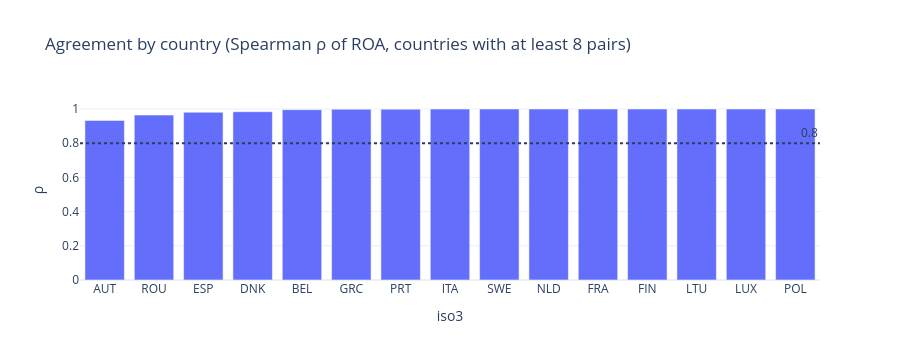

The cell this chart's notebook holds for it:
### Markdown cell above
## 3 · Primary test: agreement

### Code cell
# winsorise both at 1/99 for a robust view of agreement in levels; rank correlation is unaffected
rho, p, n = spearman(pairs.roa_pp_y, pairs.roa_e)
lo, hi = boot_ci(pairs.roa_pp_y, pairs.roa_e, n=1000)
ae = pairs["diff"].abs()
print(f"Spearman ρ = {rho:+.3f} (95% CI {lo:+.3f} to {hi:+.3f}), p = {p:.2g}, n = {n:,} company-years.")
print(f"Median difference (ESEF − Yahoo) = {pairs['diff'].median():+.2f} pp; median |difference| = {ae.median():.2f} pp; {np.mean(ae <= 1):.0%} of pairs within 1 pp, {np.mean(ae <= 3):.0%} within 3 pp.")
by_c = pairs.groupby("iso3").apply(lambda g: pd.Series({"pairs": len(g), "ρ": spearman(g.roa_pp_y, g.roa_e, 8)[0], "median diff (pp)": g["diff"].median(), "median |diff| (pp)": g["diff"].abs().median()})).query("pairs >= 8").sort_values("ρ")
fig = px.bar(by_c.reset_index(), x="iso3", y="ρ", title="Agreement by country (Spearman ρ of ROA, countries with at least 8 pairs)"); fig.add_hline(y=0.8, line_dash="dot", annotation_text="0.8"); fig.update_layout(height=360); fig.show()
by_c.round(2)

### Figure 1 — Plotly figure (JSON) as saved in the notebook; plotly's stock layout.template omitted (floating-point values rounded to 4 significant figures)
{"data": [{"hovertemplate": "iso3=%{x}<br>ρ=%{y}<extra></extra>", "legendgroup": "", "marker": {"color": "#636efa", "pattern": {"shape": ""}}, "name": "", "orientation": "v", "showlegend": false, "textposition": "auto", "type": "bar", "x": ["AUT", "ROU", "ESP", "DNK", "BEL", "GRC", "PRT", "ITA", "SWE", "NLD", "FRA", "FIN", "LTU", "LUX", "POL"], "xaxis": "x", "y": [0.9334, 0.9644, 0.9808, 0.9841, 0.996, 0.9988, 0.9992, 0.9993, 0.9997, 1.0, 1.0, 1.0, 1.0, 1.0, 1.0], "yaxis": "y"}], "layout": {"annotations": [{"showarrow": false, "text": "0.8", "x": 1, "xanchor": "right", "xref": "x domain", "y": 0.8, "yanchor": "bottom", "yref": "y"}], "barmode": "relative", "height": 360, "legend": {"tracegroupgap": 0}, "shapes": [{"line": {"dash": "dot"}, "type": "line", "x0": 0, "x1": 1, "xref": "x domain", "y0": 0.8, "y1": 0.8, "yref": "y"}], "title": {"text": "Agreement by country (Spearman ρ of ROA, countries with at least 8 pairs)"}, "xaxis": {"anchor": "y", "domain": [0.0, 1.0], "title": {"text": "iso3"}}, "yaxis": {"anchor": "x", "domain": [0.0, 1.0], "title": {"text": "ρ"}}}}
